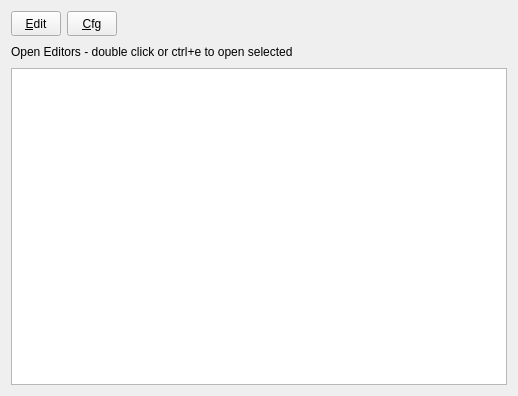
<?xml version="1.0" encoding="UTF-8"?>
<ui version="4.0">
 <class>MainWindow</class>
 <widget class="QMainWindow" name="MainWindow">
  <property name="geometry">
   <rect>
    <x>0</x>
    <y>0</y>
    <width>518</width>
    <height>396</height>
   </rect>
  </property>
  <property name="minimumSize">
   <size>
    <width>0</width>
    <height>60</height>
   </size>
  </property>
  <property name="windowTitle">
   <string>PlantUML Editor</string>
  </property>
  <property name="windowIcon">
   <iconset resource="plantuml_editor.qrc">
    <normaloff>:/plant_uml.png</normaloff>:/plant_uml.png</iconset>
  </property>
  <widget class="QWidget" name="centralWidget">
   <layout class="QVBoxLayout" name="verticalLayout">
    <property name="spacing">
     <number>9</number>
    </property>
    <item>
     <layout class="QHBoxLayout" name="horizontalLayout">
      <item>
       <widget class="QToolButton" name="btnEdit">
        <property name="minimumSize">
         <size>
          <width>50</width>
          <height>25</height>
         </size>
        </property>
        <property name="maximumSize">
         <size>
          <width>50</width>
          <height>25</height>
         </size>
        </property>
        <property name="text">
         <string>&amp;Edit</string>
        </property>
       </widget>
      </item>
      <item>
       <widget class="QToolButton" name="btnCfg">
        <property name="minimumSize">
         <size>
          <width>50</width>
          <height>25</height>
         </size>
        </property>
        <property name="maximumSize">
         <size>
          <width>50</width>
          <height>25</height>
         </size>
        </property>
        <property name="text">
         <string>&amp;Cfg</string>
        </property>
       </widget>
      </item>
      <item>
       <spacer name="horizontalSpacer_3">
        <property name="orientation">
         <enum>Qt::Horizontal</enum>
        </property>
        <property name="sizeHint" stdset="0">
         <size>
          <width>40</width>
          <height>20</height>
         </size>
        </property>
       </spacer>
      </item>
     </layout>
    </item>
    <item>
     <widget class="QLabel" name="lblEditors">
      <property name="text">
       <string>Open Editors - double click or ctrl+e to open selected</string>
      </property>
     </widget>
    </item>
    <item>
     <widget class="QTableWidget" name="tblEditors">
      <property name="horizontalScrollBarPolicy">
       <enum>Qt::ScrollBarAlwaysOff</enum>
      </property>
      <property name="sizeAdjustPolicy">
       <enum>QAbstractScrollArea::AdjustToContents</enum>
      </property>
      <property name="editTriggers">
       <set>QAbstractItemView::NoEditTriggers</set>
      </property>
      <property name="columnCount">
       <number>2</number>
      </property>
      <attribute name="horizontalHeaderVisible">
       <bool>false</bool>
      </attribute>
      <attribute name="verticalHeaderVisible">
       <bool>false</bool>
      </attribute>
      <column/>
      <column/>
     </widget>
    </item>
   </layout>
  </widget>
 </widget>
 <layoutdefault spacing="6" margin="11"/>
 <resources>
  <include location="plantuml_editor.qrc"/>
 </resources>
 <connections/>
</ui>
